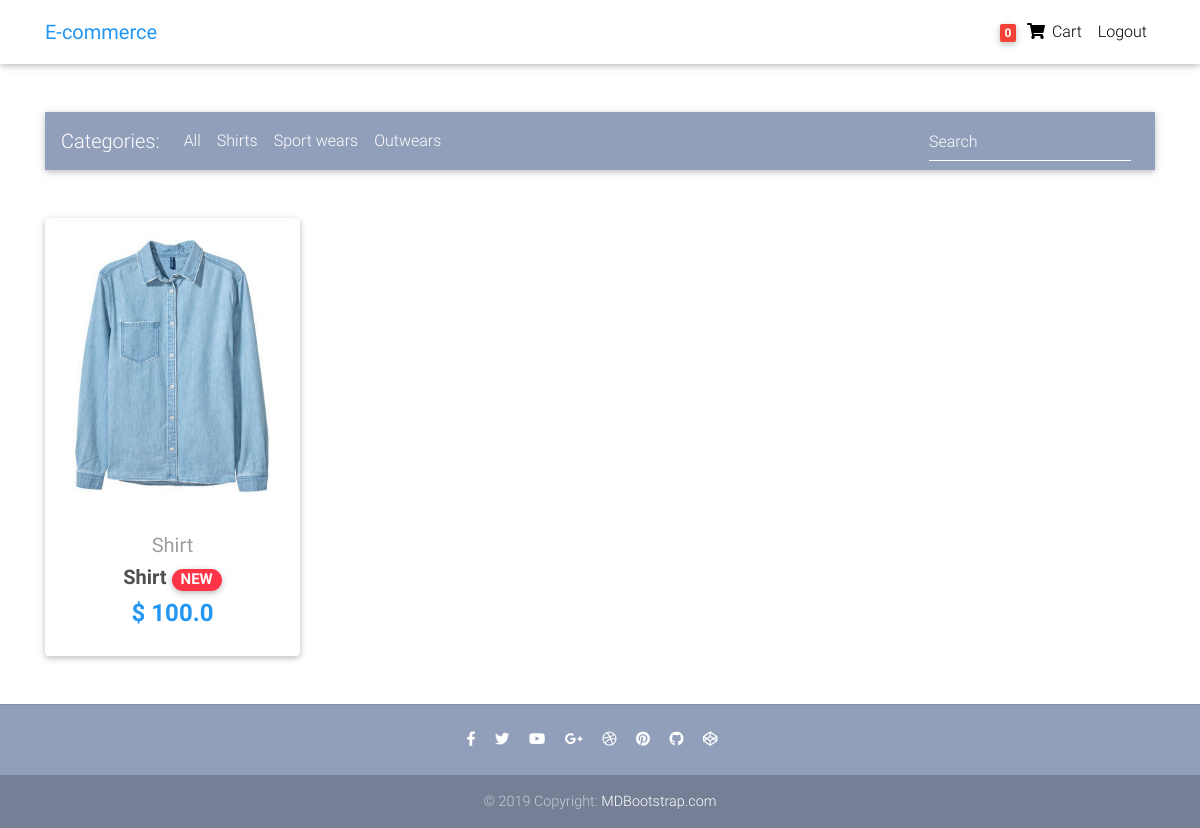
The app's page / (signed in) with its own data.
### core/models.py (models this page shows, shortened)
class Order(models.Model):
    user = models.ForeignKey(settings.AUTH_USER_MODEL, on_delete=models.CASCADE)
    ref_code = models.CharField(max_length=20)
    items = models.ManyToManyField(OrderItem)
    start_date = models.DateTimeField(auto_now_add=True)
    ordered_date = models.DateTimeField()
    ordered = models.BooleanField(default=False)
    billing_address = models.ForeignKey(
        'Address', related_name='billing_address' ,on_delete=models.SET_NULL, blank=True, null=True)
    shipping_address = models.ForeignKey(
        'Address',  related_name='shipping_address', on_delete=models.SET_NULL, blank=True, null=True)
    payment = models.ForeignKey(
        'Payment', on_delete=models.SET_NULL, blank=True, null=True)
    coupon = models.ForeignKey(
        'Coupon', on_delete=models.SET_NULL, blank=True, null=True)
    being_delivered = models.BooleanField(default=False)
    received = models.BooleanField(default=False)
    refund_requested = models.BooleanField(default=False)
    refund_granted = models.BooleanField(default=False)

class Item(models.Model):
    title = models.CharField(max_length=100)
    price = models.FloatField()
    discount_price = models.FloatField(blank=True, null=True)
    category = models.CharField(choices=CATEGORY_CHOICES, max_length=2)
    label = models.CharField(choices=LABEL_CHOICES, max_length=1)
    slug = models.SlugField()
    description = models.TextField()
    image = models.ImageField()
    def get_absolute_url(self):
        return reverse("core:product", kwargs={"slug": self.slug})

### core/views.py (the view)
# urls.py: path("", views.HomeView.as_view(), name="home"),
class HomeView(ListView):
    model = Item
    paginate_by = 10
    template_name = "core/home-page.html"

### core/templatetags/cart_template_tags.py (called while the page is built)
@register.filter
def cart_item_count(user):
    if user.is_authenticated:
        qs = Order.objects.filter(user=user, ordered=False)
        if qs.exists():
            return qs[0].items.count()
    return 0

### core/templates/core/home-page.html (shortened to what this page needs)
{% extends 'core/base.html' %}
{% load static %}
{% block content %}
  <main>
    <div class="container">
      <nav class="navbar navbar-expand-lg navbar-dark mdb-color lighten-3 mt-3 mb-5">
        <span class="navbar-brand">Categories:</span>
        <div class="collapse navbar-collapse" id="basicExampleNav">
          <ul class="navbar-nav mr-auto">
            <li class="nav-item">
              <a class="nav-link" href="#">All
              </a>
            </li>
            <li class="nav-item">
              <a class="nav-link" href="#">Shirts</a>
            </li>
            <li class="nav-item">
              <a class="nav-link" href="#">Sport wears</a>
            </li>
            <li class="nav-item">
              <a class="nav-link" href="#">Outwears</a>
            </li>
          </ul>
          <form class="form-inline">
            <div class="md-form my-0">
              <input class="form-control mr-sm-2" type="text" placeholder="Search" aria-label="Search">
            </div>
          </form>
        </div>
      </nav>
      <section class="text-center mb-4">
        <div class="row wow fadeIn">
      {% for item in object_list %}
          <div class="col-lg-3 col-md-6 mb-4">
            <div class="card">
              <div class="view overlay">
                <img src={{ item.image.url }} class="card-img-top">
              </div>
              <div class="card-body text-center">
                <a href="" class="grey-text">
                  <h5>Shirt</h5>
                </a>
                <h5>
                  <strong>
                    <a href="{{ item.get_absolute_url }}" class="dark-grey-text">{{item.title}}
                      <span class="badge badge-pill {{item.get_label_display}}-color">NEW</span>
                    </a>
                  </strong>
                </h5>
                <h4 class="font-weight-bold blue-text">
                  <strong>$
                  {% if item.discount_price %}
                    {{item.discount_price}}
                  {% else %}
                    {{item.price}}
                  {% endif %}
                  </strong>
                </h4>
              </div>
            </div>
          </div>
          {% endfor %}
          </div>
      </section>
    </div>
  </main>
 {% endblock %}

### core/templates/core/navbar.html (shortened to what this page needs)
 {% load cart_template_tags %}
  <nav class="navbar fixed-top navbar-expand-lg navbar-light white scrolling-navbar">
    <div class="container">
      <a class="navbar-brand waves-effect" href="{% url 'core:home' %}">
        <strong class="blue-text">E-commerce</strong>
      </a>
      <div class="collapse navbar-collapse" id="navbarSupportedContent">
        <ul class="navbar-nav nav-flex-icons">
          {% if request.user.is_authenticated %}
          <li class="nav-item">
            <a href="{% url 'core:order-summary' %}" class="nav-link waves-effect">
              <span class="badge red z-depth-1 mr-1"> {{request.user | cart_item_count}} </span>
              <i class="fas fa-shopping-cart"></i>
              <span class="clearfix d-none d-sm-inline-block"> Cart </span>
            </a>
            <li class="nav-item">
            <a class="nav-link waves-effect", href="{% url 'account_logout' %}">
              <span class="clearfix d-none d-sm-inline-block"> Logout </span>
            </a>
          </li>
          </li>
          {% endif %}
        </ul>
      </div>
    </div>
  </nav>

### core/templates/core/style.html (style rules this page uses)
html, body, header, .carousel { height: 60vh; }

### records on screen
Item: image (picture), title "Shirt", price "100.0"

### other values on screen
{{ request.user | cart_item_count }} "0"
